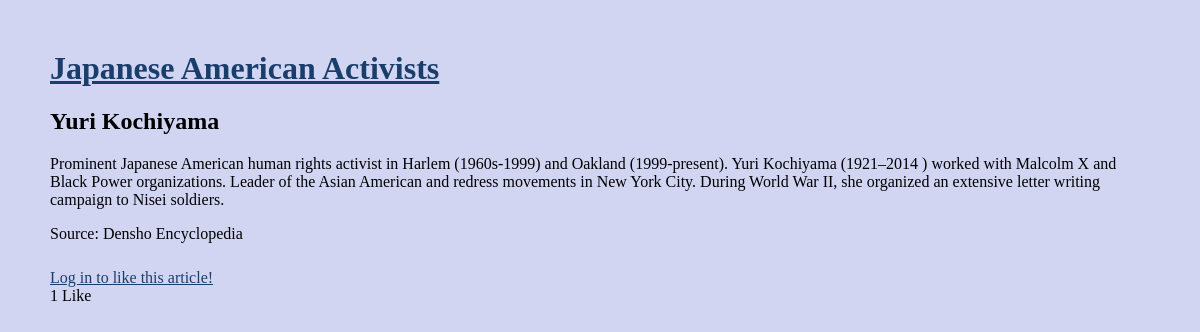
The app's page /article/2 with its own data.
### articles/models.py (models this page shows, shortened)
class Article(models.Model):
	author = models.ForeignKey('auth.User', on_delete = models.CASCADE,)
	title = models.CharField(max_length = 100)
	body = models.TextField()
	source = models.TextField(default='None')
	likes = models.ManyToManyField(User, related_name='article_like')
	def number_of_likes(self):
		return self.likes.count()

### articles/views.py (the view)
# urls.py: path('article/<int:pk>', views.ArticleDetailView.as_view(), name='detail'),
class ArticleDetailView(DetailView):
	model = Article
	template_name = 'detail.html'
	def get_context_data(self, **kwargs):
		data = super().get_context_data(**kwargs)
		likes_connected = get_object_or_404(Article, id=self.kwargs['pk'])
		liked = False
		if likes_connected.likes.filter(id=self.request.user.id).exists():
			liked = True
		data['number_of_likes'] = likes_connected.number_of_likes()
		data['post_is_liked'] = liked
		return data

### templates/detail.html (shortened to what this page needs)
{% load static %}
 <!DOCTYPE html>
 <html lang="en">
 <head>
   <link rel="stylesheet" href="{% static 'css/style.css' %}">
 </head>
 <body>
     <header>
       <h1> <a href="/">Japanese American Activists</a> </h1>
     </header>
     <div class="container">
     {% block content %}
         <div class="details">
         <h2>{{ article.title }}</h2>
         <p>{{ article.body }}</p>
         <p>Source: {{ article.source }}</p>
         </div>
         <div>
        {% if user.is_authenticated %}
          <form action="{% url 'article_like' article.id %}" method="POST">
            {% csrf_token %}
            {% if post_is_liked %}
            <button type="submit" name="article_id" value="{{article.id}}" class="btn btn-info">Unlike</button>
            {% else %}
            <button type="submit" name="article_id" value="{{article.id}}" class="btn btn-info">Like</button>
            {% endif %}
        </form>
        {% else %}
          <a class="btn btn-outline-info" href="{% url 'login' %}?next={{request.path}}">Log in to like this article!</a><br>
        {% endif %}
          <class="text-secondary">{{ number_of_likes }} Like{{ number_of_likes|pluralize }}</class="text-secondary">
        </div>
     {% endblock content %}
     </div>
 </body>
 </html>

### static/css/style.css (style rules this page uses)
body { background-color: #d1d5f2; color: #000000; margin: 50px; }
a:link { color: #1a3e6c }
div { padding-bottom: 10px; }

### records on screen
Article: title "Yuri Kochiyama", body "Prominent Japanese American human rights activist in Harlem (1960s-1999) and Oakland (1999-present). Yuri Kochiyama (1921–2014 ) worked with Malcolm X and Black Power organizations. Leader of the Asian American and redress movements in New York City. During World War II, she organized an extensive letter writing campaign to Nisei soldiers.", source "Densho Encyclopedia"

### other values on screen
{{ number_of_likes }} "1"
